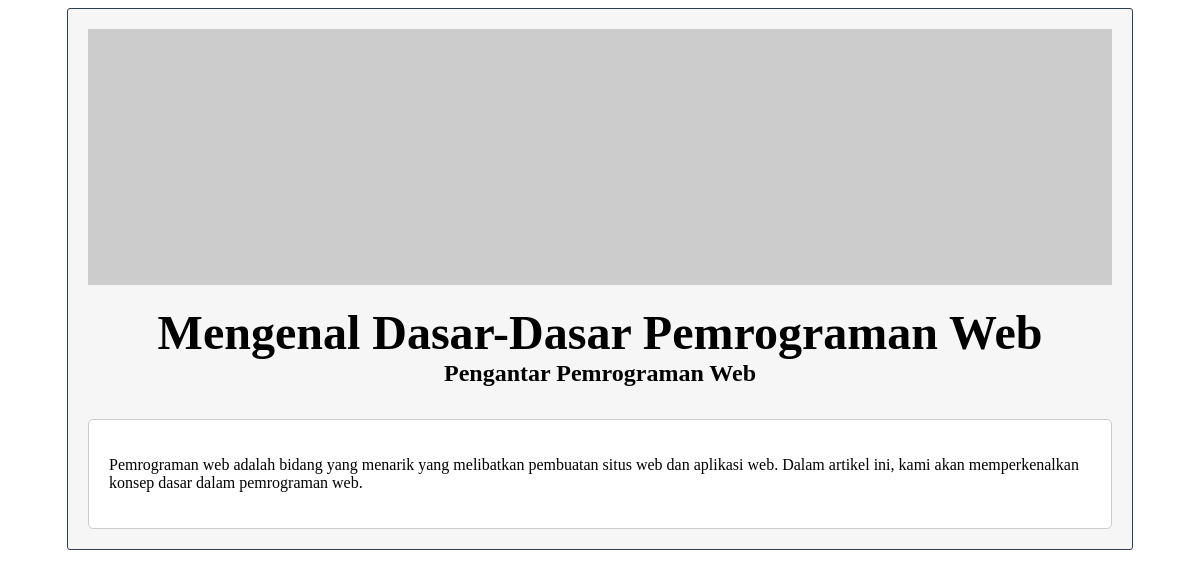
Screenshot of /Journal/sesi-2/view-post.php?slug=dasar-pemrograman-web with the database file from the repository.
### tables this page shows
CREATE TABLE IF NOT EXISTS `posts` (
  `id` bigint(20) unsigned NOT NULL AUTO_INCREMENT,
  `title` varchar(255) NOT NULL,
  `subtitle` varchar(255) NOT NULL,
  `content` longtext NOT NULL,
  `image` varchar(255) NOT NULL,
  `slug` varchar(255) NOT NULL,
  `created_at` timestamp NULL DEFAULT NULL,
  `updated_at` timestamp NULL DEFAULT NULL,
  PRIMARY KEY (`id`),
  UNIQUE KEY `posts_slug_unique` (`slug`)
);

### Journal/sesi-2/Include/Database.php (called while the page is built, shortened)
<?php
class Database
{
    private $host = "localhost";
    private $username = "root";
    private $password = "";
    private $dbname = "blog_database";
    public function __construct()
    {
        $this->conn = new mysqli($this->host, $this->username, $this->password, $this->dbname);
    }
}
?>

### Journal/sesi-2/Include/Post.php (called while the page is built, shortened)
<?php
require_once "Database.php";
class Post extends Database
{
    public function getPostBySlug($slug)
    {
        $slug = $this->conn->real_escape_string($slug);
        $query = "SELECT * FROM posts WHERE slug = ?";
        $stmt = $this->conn->prepare($query);
        $stmt->bind_param("s", $slug);
        $result = $stmt->execute();
        $result = $stmt->get_result();
        return $result->fetch_object();
    }
}
?>

### Journal/sesi-2/view-post.php (the view, shortened to what this page needs)
<?php
require_once(dirname(__FILE__) ."/Include/Parsedown.php");
require_once(dirname(__FILE__) ."/Include/Post.php");
if ($_SERVER["REQUEST_METHOD"] === "GET") {
    $post_slug = $_GET['slug'];
}
$Post = new Post();
$data = $Post->getPostBySlug($post_slug);
$content = Parsedown::instance()->setBreaksEnabled(true)->text($data->content);
?>
<!DOCTYPE html>
<html lang="en">
<head>
</head>
<body>
    <div class="container">
        <img src="<?= $data->image ?>" alt="" width="1024px" >
        <h1 id="title"><?= $data->title ?></h1>
        <h4 id="subtitle"><?= $data->subtitle ?></h4>
        <div class="markdown-content">
            <?php echo $content; ?>
        </div>
    </div>
</body>
</html>

### Journal/sesi-2/Include/Parsedown.php (shortened to what this page needs)
<?php
class Parsedown
{
    function text($text)
    {
        $text = str_replace(array("\r\n", "\r"), "\n", $text);
        $text = trim($text, "\n");
        $lines = explode("\n", $text);
        $markup = $this->lines($lines);
        $markup = trim($markup, "\n");
        return $markup;
    }
    function setBreaksEnabled($breaksEnabled)
    {
        $this->breaksEnabled = $breaksEnabled;
        return $this;
    }
    protected $breaksEnabled;
    protected $safeMode;
    protected $unmarkedBlockTypes = array(
        'Code',
    );
    protected function lines(array $lines)
    {
        $CurrentBlock = null;
        foreach ($lines as $line)
        {
            $indent = 0;
            $text = $indent > 0 ? substr($line, $indent) : $line;
            $Line = array('body' => $line, 'indent' => $indent, 'text' => $text);
            $marker = $text[0];
            $blockTypes = $this->unmarkedBlockTypes;
            if (isset($CurrentBlock) and ! isset($CurrentBlock['type']) and ! isset($CurrentBlock['interrupted']))
            {
                $CurrentBlock['element']['text'] .= "\n".$text;
            }
            else
            {
                $Blocks []= $CurrentBlock;
                $CurrentBlock = $this->paragraph($Line);
                $CurrentBlock['identified'] = true;
            }
        }
        $Blocks []= $CurrentBlock;
        unset($Blocks[0]);
        $markup = '';
        foreach ($Blocks as $Block)
        {
            $markup .= "\n";
            $markup .= isset($Block['markup']) ? $Block['markup'] : $this->element($Block['element']);
        }
        $markup .= "\n";
        return $markup;
    }
    protected function paragraph($Line)
    {
        $Block = array(
            'element' => array(
                'name' => 'p',
                'text' => $Line['text'],
                'handler' => 'line',
            ),
        );
        return $Block;
    }
    public function line($text, $nonNestables=array())
    {
        $markup = '';
        $markup .= $this->unmarkedText($text);
        return $markup;
    }
    protected function unmarkedText($text)
    {
        if ($this->breaksEnabled)
        {
            $text = preg_replace('/[ ]*\n/', "<br />\n", $text);
        }
        else
        {
            $text = preg_replace('/(?:[ ][ ]+|[ ]*\\\\)\n/', "<br />\n", $text);
            $text = str_replace(" \n", "\n", $text);
        }
        return $text;
    }
    protected function element(array $Element)
    {
        $markup = '<'.$Element['name'];
        $permitRawHtml = false;
        if (isset($Element['text']))
        {
            $text = $Element['text'];
        }
        elseif (isset($Element['rawHtml']))
        {
            $text = $Element['rawHtml'];
            $allowRawHtmlInSafeMode = isset($Element['allowRawHtmlInSafeMode']) && $Element['allowRawHtmlInSafeMode'];
            $permitRawHtml = !$this->safeMode || $allowRawHtmlInSafeMode;
        }
        if (isset($text))
        {
            $markup .= '>';
            if (!isset($Element['nonNestables']))
            {
                $Element['nonNestables'] = array();
            }
            if (isset($Element['handler']))
            {
                $markup .= $this->{$Element['handler']}($text, $Element['nonNestables']);
            }
            elseif (!$permitRawHtml)
            {
                $markup .= self::escape($text, true);
            }
            else
            {
                $markup .= $text;
            }
            $markup .= '</'.$Element['name'].'>';
        }
        else
        {
            $markup .= ' />';
        }
        return $markup;
    }
    static function instance($name = 'default')
    {
        $instance = new static();
        return $instance;
    }
}

### Journal/sesi-2/view-post.php (style rules this page uses)
.container { max-width: 1024px; margin: 0 auto; padding: 20px; background: #f6f6f6; border: 1px solid #2C3E50; border-radius: 3px; text-align: center; }
.markdown-content { background: white; padding: 20px; border: 1px solid #ccc; border-radius: 5px; text-align: left; }
#title { text-align: center; font-size: 3rem; margin-block-start: 1rem; margin-block-end: 0rem; }
#subtitle { text-align: center; font-size: 1.5rem; margin-block-start: 0rem; margin-block-end: 2rem; }

### rows the page displays
posts: title "Mengenal Dasar-Dasar Pemrograman Web", subtitle "Pengantar Pemrograman Web"

### other values shown
preg_replace('/[ ]*\n/', "<br />\n", $text) "Pemrograman web adalah bidang yang menarik yang melibatkan pembuatan situs web dan aplikasi web. Dalam artikel ini, kami akan memperkenalkan konsep dasar dalam pemrograman web."
